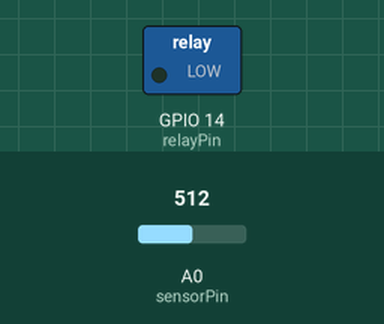
A sketch run on a simulated ESP8266 (Wemos D1 mini). Parts: switched loads named in the sketch (green lamp = pin HIGH). Inputs (shaded band) come from the test bench; at power-on: A0 (sensorPin) = 512. WiFi joins after 1.5 s; servers stay silent unless stated; uploads are accepted with an empty reply; what the sketch prints to the serial monitor is not drawn.

Above: at 3.7 s.
3.8 s: A0 (sensorPin) set to 812
5.7 s: A0 (sensorPin) set to 838
At 7.7 s:
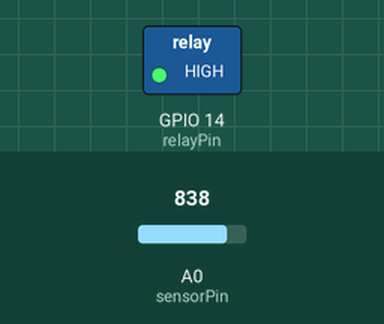
Timing chart, 0 to 9.2 s (numbered marks = the images above; inputs shaded):
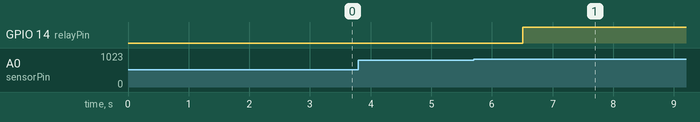

The sketch:

irrigation_module_A55.ino
```cpp
/*
  ESP8266 Automatic Water Pump Controller + WiFi reporting
  - Reads soil moisture, controls the pump relay (your existing logic)
  - Reports readings to a backend over WiFi (HTTP POST, JSON)
  - Works with a local LAN server (HTTP) or a public server like Render (HTTPS)

  Wiring (NodeMCU / Wemos D1 mini):
    Soil moisture sensor AO -> A0
    Relay IN               -> GPIO14 (D5)
    VCC -> 3V3, GND -> GND
*/

#include <ESP8266WiFi.h>
#include <ESP8266HTTPClient.h>
#include <WiFiClientSecure.h>

/* ================= CONFIG ================= */
const char* WIFI_SSID     = "A55";
const char* WIFI_PASSWORD = "123456789100";

// --- Backend target ---
// Local server on your LAN:  USE_HTTPS = false, host = 192.168.1.100, port = 5000
// Render (public URL):       USE_HTTPS = true,  host = cdnb-render-build.onrender.com, port = 443
const bool  USE_HTTPS    = true;
const char* BACKEND_HOST = "cdnb-render-build.onrender.com";  // bare hostname only, NO "https://"
const int   BACKEND_PORT = 443;                      // 443 for HTTPS, 80 for HTTP
const char* BACKEND_PATH = "/api/readings";
const char* DEVICE_ID    = "pump-01";

// Sensor calibration (keep your values)
#define DRY_VALUE   1024   // raw ADC value when sensor is in dry air
#define WET_VALUE   530    // raw ADC value when sensor is fully wet
int MOISTURE_THRESHOLD_PERCENT = 40;

const bool RELAY_ACTIVE_LOW = false;  // true for common active-low relay boards

// Timing
const unsigned long readInterval   = 1000;   // sample every 1 s
const unsigned long uploadInterval = 10000;  // report every 10 s
unsigned long lastReadTime   = 0;
unsigned long lastUploadTime = 0;

/* ================= PINS ================= */
const int sensorPin = A0;   // analog input
const int relayPin  = 14;   // GPIO14 = D5 on NodeMCU

/* ================= STATE ================= */
bool currentPumpState = false;
bool lastPumpState    = false;
int  lastRaw          = 0;
int  lastMoisture     = 0;

void setPump(bool turnOn) {
  if (RELAY_ACTIVE_LOW) {
    digitalWrite(relayPin, turnOn ? LOW : HIGH);
  } else {
    digitalWrite(relayPin, turnOn ? HIGH : LOW);
  }
}

void connectWiFi() {
  if (WiFi.status() == WL_CONNECTED) return;

  Serial.print("Connecting to WiFi ");
  WiFi.mode(WIFI_STA);
  WiFi.setAutoReconnect(true);
  WiFi.begin(WIFI_SSID, WIFI_PASSWORD);

  unsigned long start = millis();
  while (WiFi.status() != WL_CONNECTED && millis() - start < 15000) {
    delay(500);
    Serial.print(".");
  }

  if (WiFi.status() == WL_CONNECTED) {
    Serial.println();
    Serial.print("Connected! IP: ");
    Serial.println(WiFi.localIP());
  } else {
    Serial.println();
    Serial.println("WiFi connect FAILED (will retry on next upload)");
  }
}

void sendReading(int raw, int moisture, bool pumpOn) {
  if (WiFi.status() != WL_CONNECTED) {
    connectWiFi();
    if (WiFi.status() != WL_CONNECTED) return; // skip this upload, retry later
  }

  // Build JSON manually (no extra library needed)
  String payload = "{\"device\":\"" + String(DEVICE_ID) +
                   "\",\"raw\":" + String(raw) +
                   ",\"moisture\":" + String(moisture) +
                   ",\"pump\":" + String(pumpOn ? "true" : "false") +
                   "}";

  Serial.print("[mem] free heap: ");
  Serial.println(ESP.getFreeHeap());

  // -3 / -1 are often transient (server cold start, edge reset);
  // retry once before giving up on this cycle.
  for (int attempt = 1; attempt <= 2; attempt++) {
    HTTPClient http;
    bool began = false;

    if (USE_HTTPS) {
      static WiFiClientSecure client;
      client.setInsecure();  // skip cert check; pin the fingerprint in production
      began = http.begin(client, BACKEND_HOST, BACKEND_PORT, BACKEND_PATH, true);
    } else {
      static WiFiClient client;
      began = http.begin(client, BACKEND_HOST, BACKEND_PORT, BACKEND_PATH);
    }

    if (!began) {
      Serial.println("[HTTP] begin failed");
      return;
    }

    http.setTimeout(15000);  // tolerate Render cold starts (~30-50 s on free tier)
    http.addHeader("Content-Type", "application/json");
    http.addHeader("Connection", "close");  // avoid keep-alive edge cases

    int code = http.POST(payload);
    if (code > 0) {
      String response = http.getString();
      Serial.print("[HTTP] "); Serial.print(code);
      Serial.print(" -> "); Serial.println(response);
      http.end();

      // -------------------------------------------------------
      // Sync physical relay with backend pump decision.
      // The backend evaluates: manual overrides from the dashboard
      // Start/Stop buttons, Auto mode threshold, and rain-skip.
      // If the backend says pumpStatus changed, reflect it immediately.
      // -------------------------------------------------------
      if (response.indexOf("\"pumpStatus\":true") >= 0) {
        if (!currentPumpState) {
          setPump(true);
          currentPumpState = true;
          Serial.println("[BACKEND] Pump commanded ON by dashboard/backend");
        }
      } else if (response.indexOf("\"pumpStatus\":false") >= 0) {
        if (currentPumpState) {
          setPump(false);
          currentPumpState = false;
          Serial.println("[BACKEND] Pump commanded OFF by dashboard/backend");
        }
      }
      return;  // success
    }

    Serial.print("[HTTP] attempt "); Serial.print(attempt);
    Serial.print(" failed: code "); Serial.print(code);
    Serial.print(" ("); Serial.print(http.errorToString(code));
    Serial.println(")");
    http.end();

    if (attempt == 1) delay(2000);  // brief pause before the retry
  }
}

void setup() {
  pinMode(relayPin, OUTPUT);
  setPump(false);              // pump OFF at boot
  currentPumpState = false;
  lastPumpState    = false;

  Serial.begin(115200);
  delay(1000);

  Serial.println("========================================");
  Serial.println("ESP8266 Pump Controller - GPIO14 READY");
  Serial.println("========================================");

  connectWiFi();
}

void loop() {
  unsigned long now = millis();

  // --- sample sensor & run irrigation logic (unchanged) ---
  if (now - lastReadTime >= readInterval) {
    lastReadTime = now;

    int raw = analogRead(sensorPin);
    int moisture = map(raw, DRY_VALUE, WET_VALUE, 0, 100);
    moisture = constrain(moisture, 0, 100);

    lastRaw      = raw;
    lastMoisture = moisture;

    if (moisture < MOISTURE_THRESHOLD_PERCENT) {
      setPump(true);
      currentPumpState = true;
    } else {
      setPump(false);
      currentPumpState = false;
    }

    Serial.print("Raw: "); Serial.print(raw);
    Serial.print(" | Moisture: "); Serial.print(moisture);
    Serial.print("% | Pump: "); Serial.println(currentPumpState ? "ON" : "OFF");

    if (currentPumpState != lastPumpState) {
      Serial.println(currentPumpState ? ">>> PUMP ON <<<" : ">>> PUMP OFF <<<");
      lastPumpState = currentPumpState;
    }
  }

  // --- report to backend (non-blocking, every uploadInterval) ---
  if (now - lastUploadTime >= uploadInterval) {
    lastUploadTime = now;
    sendReading(lastRaw, lastMoisture, currentPumpState);
  }
}
```

Measured:
- the behaviour switches between 823 and 824 on A0 (sensorPin) (found by bisection; images 0 and 1)
- after the input at 3.8 s, every drawn part: stays the same
- after the input at 5.7 s, GPIO 14 (relayPin): LOW → HIGH after 0.81 s
